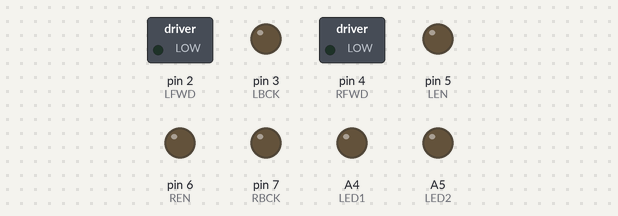
The sketch below on a simulated Arduino Uno, built with avr-gcc and run on an emulated ATmega328P. Parts: switched loads named in the sketch (green lamp = pin HIGH), output pins drawn as LEDs (lit = HIGH). Random numbers use the default seed unless the sketch sets one; no radio packets arrive unless stated.

Above: at 0.1 s.
At 8.1 s:
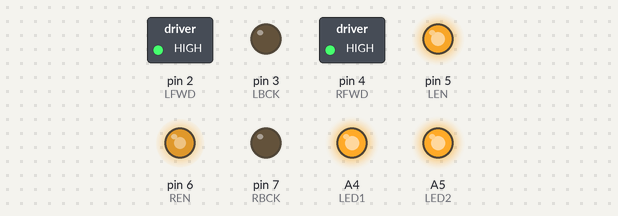
At 12.1 s:
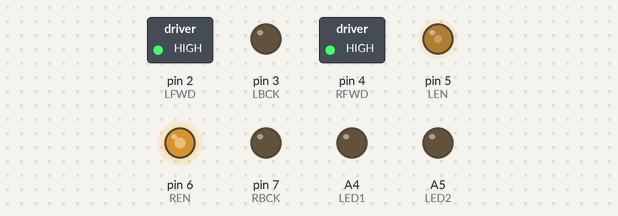
At 18.1 s:
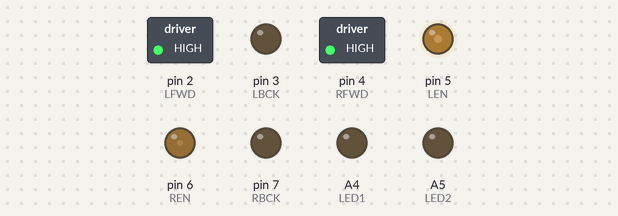
At 28.1 s:
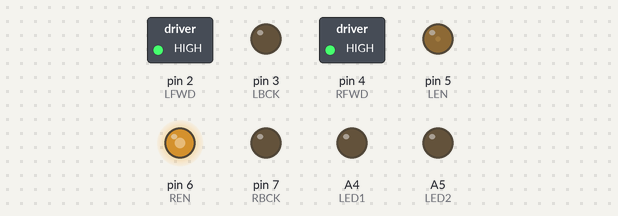
At 38.1 s:
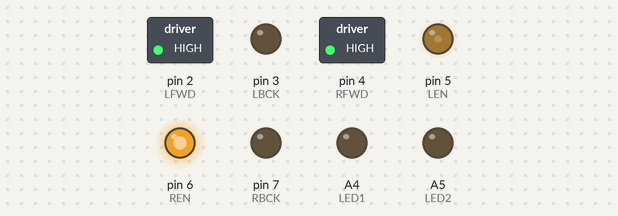
Timing chart, 0 to 39.6 s (numbered marks = the images above):
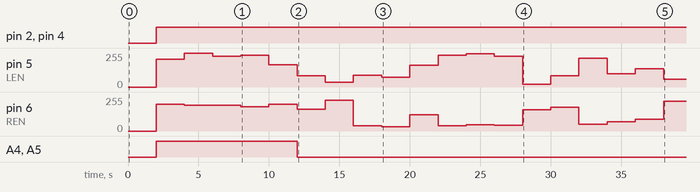

Measured:
- by itself, pin 2 (LFWD), pin 4 (RFWD): LOW → HIGH at 2.0 s
- by itself, pin 5 (LEN): 0/255 → 209/255 at 2.0 s, → 254/255 2.0 s later, → 231/255 2.0 s later, → 240/255 2.0 s later, … (19 changes in this stretch)
- by itself, pin 6 (REN): 0/255 → 199/255 at 2.0 s, → 193/255 2.0 s later, → 195/255 2.0 s later, → 182/255 2.0 s later, … (19 changes in this stretch)
- by itself, A4 (LED1), A5 (LED2): LOW → HIGH at 2.0 s, → LOW 10.0 s later

The sketch:

Sheer_Heart_Attack_Random.ino
```cpp
#include <VirtualWire.h>

//#define SERIAL_DEBUG

#define BUFLEN 3 //VW_MAX_MESSAGE_LEN

#define LFWD 2
#define LBCK 3
#define LEN 5

#define RFWD 4
#define RBCK 7
#define REN 6

#define LED1 A4
#define LED2 A5

uint8_t buf[BUFLEN]; //Buffer set to max lenght.
uint8_t xVal, yVal, flags;
int rightDrive = 0, leftDrive = 0;
int xGlobal = 0, yGlobal = 0;
bool dir = true;

void setup() {
  vw_set_ptt_inverted(true);
  vw_set_rx_pin(12);
  vw_setup(4000); //bits pr. sec
  vw_rx_start();
  motorInit();
  ledInit();
  randomSeed(analogRead(A2));
  #ifdef SERIAL_DEBUG
    Serial.begin(9600);
  #endif
}

void loop() {
  // mesgUpdate();

  delay(2000);

  leftDrive = random(0,255);
  rightDrive = random(0,255);

  if(leftDrive > 150 && rightDrive > 150){
    digitalWrite(LED1, HIGH);
    digitalWrite(LED2, HIGH);
  }
  else{
    digitalWrite(LED1, LOW);
    digitalWrite(LED2, LOW);
  }

  // Set the motor Speeds using the motorSpeeds function:
  motorSpeeds(leftDrive, rightDrive);
}
```

Functions.ino
```cpp
void motorInit(void){
  pinMode(LFWD,OUTPUT);
  digitalWrite(LFWD, LOW);
  pinMode(LBCK,OUTPUT);
  digitalWrite(LBCK, LOW);
  pinMode(LEN,OUTPUT);
  analogWrite(LEN, 0);

  pinMode(RFWD,OUTPUT);
  digitalWrite(RFWD, LOW);
  pinMode(RBCK,OUTPUT);
  digitalWrite(RBCK, LOW);
  pinMode(REN,OUTPUT);
  analogWrite(REN, 0);
}

void motorSpeeds(int left, int right){
        switch(left >= 0){
                case true:
                        digitalWrite(LBCK, LOW);
                        digitalWrite(LFWD, HIGH);
                        break;
                case false:
                        left = left*(-1);
                        digitalWrite(LFWD, LOW);
                        digitalWrite(LBCK, HIGH);
                        break;
                default:
                        analogWrite(REN, 0);
                        analogWrite(LEN, 0);
                        break;
        }
        switch(right >= 0){
                case true:
                        digitalWrite(RBCK, LOW);
                        digitalWrite(RFWD, HIGH);
                        break;
                case false:
                        right = right*(-1);
                        digitalWrite(RFWD, LOW);
                        digitalWrite(RBCK, HIGH);
                        break;
                default:
                        analogWrite(REN, 0);
                        analogWrite(LEN, 0);
                        break;
        }
        analogWrite(REN, (uint8_t)right);
        analogWrite(LEN, (uint8_t)left);
}

void ledInit(void){
  pinMode(LED1,OUTPUT);
  digitalWrite(LED1, LOW);
  pinMode(LED2,OUTPUT);
  digitalWrite(LED2, LOW);
}

void mesgUpdate(void){
  if (vw_get_message(buf, (uint8_t*)BUFLEN)){
    xVal = buf[0];
    yVal = buf[1];
    flags = buf[2];
    #ifdef SERIAL_DEBUG
      //Serial.print("xVal = "); Serial.print(xVal); Serial.print("yVal = "); Serial.println(yVal);
    #endif
  }
}
```
